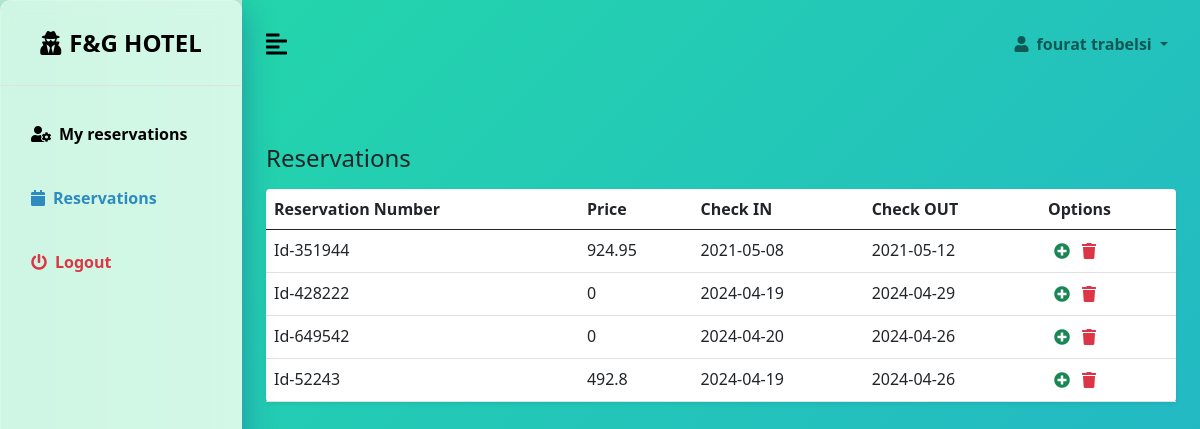
The app's page /hotelwebsite/Views/dash_customer.php (signed in) with its own data.
### tables this page shows
CREATE TABLE `reserve` (
  `id` int(11) NOT NULL,
  `reserve_kids` varchar(50) NOT NULL,
  `reserve_babys` varchar(50) NOT NULL,
  `reserve_babys_type` varchar(50) NOT NULL,
  `reserve_adult` varchar(50) NOT NULL,
  `reserve_adult_type` varchar(50) NOT NULL,
  `check_in` varchar(10) NOT NULL,
  `check_out` varchar(10) NOT NULL,
  `amount` varchar(50) DEFAULT NULL,
  `user_id` varchar(10) NOT NULL,
  `gen_id` varchar(50) NOT NULL
);

### hotelwebsite/actions/autoload.act.php (called while the page is built, shortened)
<?php
spl_autoload_register(function ($class_name) {
    $base_dir = __DIR__ . '/../Models/';
    $class_name = str_replace('\\', DIRECTORY_SEPARATOR, $class_name);
    $file = $base_dir . $class_name . '.class.php';
});

### hotelwebsite/Models/Dbc.class.php (called while the page is built)
<?php
class Dbc {
    private string $host = 'localhost';
    private string $db_name = 'reservation';
    private string $user = 'root';
    private string $pass = '';
    public function connect(): PDO
    {
        $dsn = 'mysql:host=' . $this->host . ';dbname=' . $this->db_name;
        $pdo = new PDO($dsn, $this->user, $this->pass);
        $pdo->setAttribute(PDO::ATTR_DEFAULT_FETCH_MODE, PDO::FETCH_ASSOC);
        return $pdo;
    }
}

### hotelwebsite/Models/Customer.class.php (called while the page is built, shortened)
<?php
    class Customer extends Dbc
    {
        public function get_reservation_data_for_customer($id): array
        {
            $sql = "SELECT * from reserve where user_id = ?";
            $stmt = $this->connect()->prepare($sql);
            $stmt->execute([$id]);
            return $stmt->fetchAll();
        }
    }

### hotelwebsite/Models/Admin.class.php (called while the page is built, shortened)
<?php
    class Admin extends Dbc
    {
        public function get_reservation_amount($gen_id)
        {
            $sql = "SELECT gen_id, SUM(reserve_amount) as amount from reserve_rooms where gen_id = ?";
            $stmt = $this->connect()->prepare($sql);
            $stmt->execute([$gen_id]);
            $result = $stmt->fetch();
            return $result['amount'];
        }
    }

### hotelwebsite/Controllers/dash_admin.con.php (the view, shortened to what this page needs)
<?php
    include '../actions/autoload.act.php';
        function reservations_data_for_customer()
        {
            $reserve = new Customer();
            $result = $reserve->get_reservation_data_for_customer($_SESSION['id']);
            foreach ($result as $row) {
                $amt = new Admin();
                $amount = $amt->get_reservation_amount($row['gen_id']);
                $total = $amount + $row['amount'];
                echo '<tr>';
                echo '<td>' . $row['gen_id'] . '</td>';
                echo '<td>' . $total . '</td>';
                echo '<td>' . $row['check_in'] . '</td>';
                echo '<td>' . $row['check_out'] . '</td>';
                echo '<td><button ><i class="fas fa-plus-circle text-success add" ></i ></button ><button ><i class="fas fa-trash text-danger delete" ></i ></button ></td>';
                echo '</tr>';
            }
        }

### hotelwebsite/Views/styles.css (style rules this page uses)
:root { --main-bg-color: #697f92; --main-text-color: #000000; --second-text-color: #2E8BC0; --second-bg-color: #cdd8e2; }
button { background-color: rgba(255, 255, 255, 0); border: none; }

### records on screen
reserve: gen "Id-351944", total "924.95", check_in "2021-05-08", check_out "2021-05-12"
reserve: gen "Id-428222", amount "0", check_in "2024-04-19", check_out "2024-04-29"
reserve: gen "Id-649542", amount "0", check_in "2024-04-20", check_out "2024-04-26"
reserve: gen "Id-52243", total "492.8", check_in "2024-04-19", check_out "2024-04-26"

### other values on screen
$_SESSION['user_name'] "fourat trabelsi"
